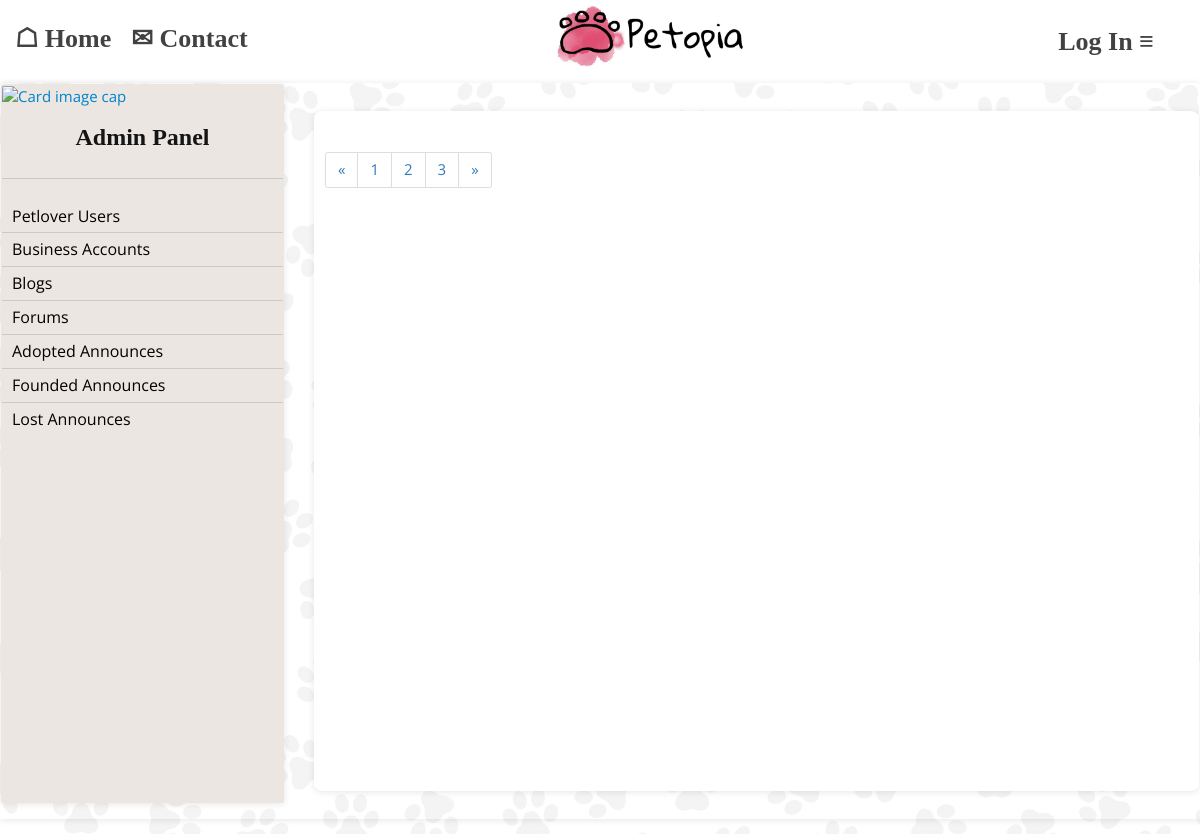
The app's page /dashboard-blogs/, older data.
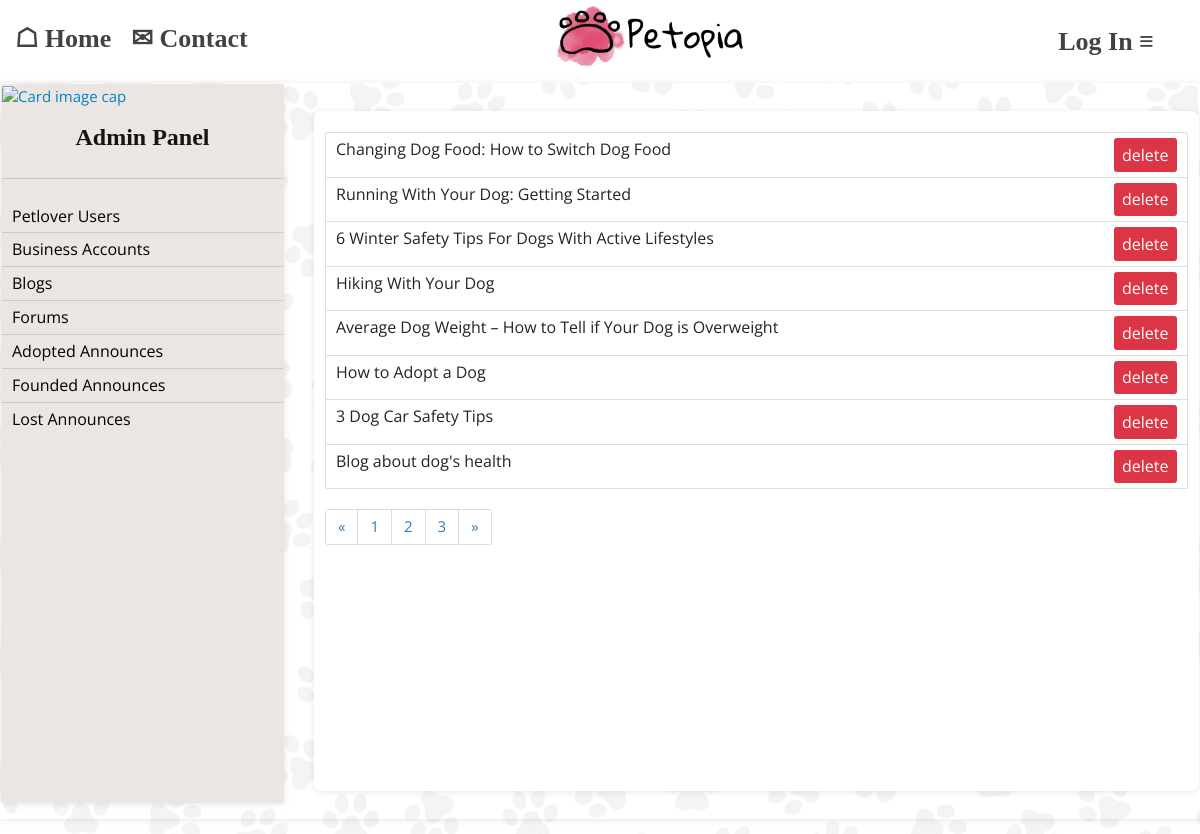
The same page, newer data.
### blog/models.py (models this page shows, shortened)
class Blog(models.Model):
    owner = models.ForeignKey(User, null=True, blank=True, on_delete=models.SET_NULL)
    blog_image = models.ImageField(null=True, blank=True, upload_to='blogs/', default="dog1.jpg")
    title = models.CharField(max_length=200, null=True)
    post = models.TextField(max_length=7500, null=True)
    created = models.DateTimeField(auto_now_add=True)
    id = models.UUIDField(default=uuid.uuid4, unique=True, primary_key=True, editable=False)
    class Meta:
        ordering = ['-created']

### dashboard/views.py (the view)
# urls.py: path('dashboard-blogs/', views.admin_dashboard_blogs, name="admin-dashboard-blogs"),
def admin_dashboard_blogs(request):
    profile = request.user
    blogs = Blog.objects.all()
    context = {'blogs': blogs, 'profile': profile}
    return render(request, 'dashboard/dashboard-blogs.html', context)

### dashboard/templates/dashboard/dashboard-blogs.html (shortened to what this page needs)
{% extends 'main.html' %}
{% load static %}
{% block content %}
    <div class="card" style="background-color: #ffc0cb00;display: flex;justify-content: flex-start;flex-direction: row;align-items: flex-start;">
        {% include 'sidebar-dashboard.html' %}
        <div class="card" style="width: 130rem;margin-left: 30px;margin-top: 27px;border-radius: 1%;height: 68rem;">
                <div class="card-body">
                    <ul class="list-group" style="font-size: initial; margin-top: 10px">
                        {% for blog in blogs %}
                        <li class="list-group-item" style="display: flex;flex-wrap: nowrap;justify-content: space-between;">
                            {{ blog.title }}
                            <a href="{% url 'admin-dashboard-delete-blog' blog.id %}"><button class="btn btn-danger" style="font-size: initial;">delete</button></a>
                        </li>
                        {% endfor %}
                    </ul>
                    <nav aria-label="Page navigation example">
                            <ul class="pagination">
                                <li class="page-item">
                                    <a class="page-link" href="#" aria-label="Previous">
                                        <span aria-hidden="true">&laquo;</span>
                                    </a>
                                </li>
                                <li class="page-item"><a class="page-link" href="#">1</a></li>
                                <li class="page-item"><a class="page-link" href="#">2</a></li>
                                <li class="page-item"><a class="page-link" href="#">3</a></li>
                                <li class="page-item">
                                    <a class="page-link" href="#" aria-label="Next">
                                        <span aria-hidden="true">&raquo;</span>
                                    </a>
                                </li>
                            </ul>
                        </nav>
                </div>
            </div>
    </div>
{% endblock %}

Row changes from the older to the newer data that the page shows:
added Blog: title "Changing Dog Food: How to Switch Dog Food"
added Blog: title "Running With Your Dog: Getting Started"
added Blog: title "6 Winter Safety Tips For Dogs With Active Lifestyles"
added Blog: title "Hiking With Your Dog"
added Blog: title "Average Dog Weight – How to Tell if Your Dog is Overweight"
added Blog: title "How to Adopt a Dog"
added Blog: title "3 Dog Car Safety Tips"
added Blog: title "Blog about dog's health"
